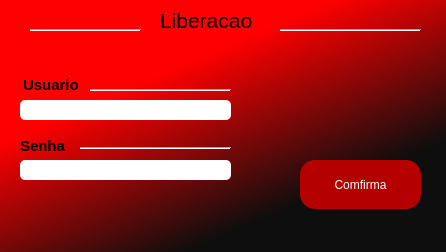
<?xml version="1.0" encoding="UTF-8"?>
<ui version="4.0">
 <class>cancelamento</class>
 <widget class="QMainWindow" name="cancelamento">
  <property name="geometry">
   <rect>
    <x>0</x>
    <y>0</y>
    <width>446</width>
    <height>252</height>
   </rect>
  </property>
  <property name="maximumSize">
   <size>
    <width>446</width>
    <height>252</height>
   </size>
  </property>
  <property name="windowTitle">
   <string>MainWindow</string>
  </property>
  <property name="styleSheet">
   <string notr="true">background-color: qlineargradient(spread:pad, x1:0.386, y1:0.0400909, x2:0.931818, y2:0.756, stop:0.204545 rgba(255, 0, 0, 255), stop:0.869318 rgba(14, 14, 14, 255));</string>
  </property>
  <widget class="QWidget" name="centralwidget">
   <widget class="QLabel" name="label">
    <property name="geometry">
     <rect>
      <x>160</x>
      <y>10</y>
      <width>101</width>
      <height>20</height>
     </rect>
    </property>
    <property name="font">
     <font>
      <pointsize>16</pointsize>
     </font>
    </property>
    <property name="styleSheet">
     <string notr="true">background-color: qlineargradient(spread:pad, x1:0.693, y1:0.432136, x2:1, y2:1, stop:0.204545 rgba(255, 0, 0, 0), stop:0.869318 rgba(14, 14, 14, 0));</string>
    </property>
    <property name="text">
     <string>Liberacao </string>
    </property>
   </widget>
   <widget class="QPushButton" name="comfirma">
    <property name="geometry">
     <rect>
      <x>300</x>
      <y>160</y>
      <width>121</width>
      <height>49</height>
     </rect>
    </property>
    <property name="styleSheet">
     <string notr="true">QPushButton{
	
	background-color: rgb(181, 0, 0);
	color: rgb(255, 255, 255);
	border-radius: 15px;
}
QPushButton:hover{
	background-color: rgb(255, 0, 0);
	color: rgb(255, 255, 255);
	border-radius: 15px;
}
QPushButton:pressed{
	background-color: rgb(255, 255, 255);
	color: rgb(255, 255, 255);
	border-radius: 15px;
}</string>
    </property>
    <property name="text">
     <string>Comfirma</string>
    </property>
   </widget>
   <widget class="QLineEdit" name="usuario">
    <property name="geometry">
     <rect>
      <x>20</x>
      <y>100</y>
      <width>211</width>
      <height>20</height>
     </rect>
    </property>
    <property name="styleSheet">
     <string notr="true">background-color: rgb(255, 255, 255);
border-radius: 5px;</string>
    </property>
   </widget>
   <widget class="QLineEdit" name="senha">
    <property name="geometry">
     <rect>
      <x>20</x>
      <y>160</y>
      <width>211</width>
      <height>20</height>
     </rect>
    </property>
    <property name="styleSheet">
     <string notr="true">background-color: rgb(255, 255, 255);
border-radius: 5px;</string>
    </property>
    <property name="echoMode">
     <enum>QLineEdit::Password</enum>
    </property>
   </widget>
   <widget class="QLabel" name="label_2">
    <property name="geometry">
     <rect>
      <x>23</x>
      <y>74</y>
      <width>61</width>
      <height>21</height>
     </rect>
    </property>
    <property name="font">
     <font>
      <pointsize>11</pointsize>
      <weight>75</weight>
      <bold>true</bold>
     </font>
    </property>
    <property name="styleSheet">
     <string notr="true">background-color: qlineargradient(spread:pad, x1:0.693, y1:0.432136, x2:1, y2:1, stop:0.204545 rgba(255, 0, 0, 0), stop:0.869318 rgba(14, 14, 14, 0));</string>
    </property>
    <property name="text">
     <string>Usuario</string>
    </property>
   </widget>
   <widget class="QLabel" name="label_3">
    <property name="geometry">
     <rect>
      <x>20</x>
      <y>135</y>
      <width>51</width>
      <height>21</height>
     </rect>
    </property>
    <property name="font">
     <font>
      <pointsize>11</pointsize>
      <weight>75</weight>
      <bold>true</bold>
     </font>
    </property>
    <property name="styleSheet">
     <string notr="true">background-color: qlineargradient(spread:pad, x1:0.693, y1:0.432136, x2:1, y2:1, stop:0.204545 rgba(255, 0, 0, 0), stop:0.869318 rgba(14, 14, 14, 0));</string>
    </property>
    <property name="text">
     <string>Senha</string>
    </property>
   </widget>
   <widget class="Line" name="line">
    <property name="geometry">
     <rect>
      <x>280</x>
      <y>20</y>
      <width>141</width>
      <height>20</height>
     </rect>
    </property>
    <property name="styleSheet">
     <string notr="true">background-color: qlineargradient(spread:pad, x1:0.693, y1:0.432136, x2:1, y2:1, stop:0.204545 rgba(255, 0, 0, 0), stop:0.869318 rgba(14, 14, 14, 0));</string>
    </property>
    <property name="orientation">
     <enum>Qt::Horizontal</enum>
    </property>
   </widget>
   <widget class="Line" name="line_2">
    <property name="geometry">
     <rect>
      <x>30</x>
      <y>20</y>
      <width>111</width>
      <height>20</height>
     </rect>
    </property>
    <property name="styleSheet">
     <string notr="true">background-color: qlineargradient(spread:pad, x1:0.693, y1:0.432136, x2:1, y2:1, stop:0.204545 rgba(255, 0, 0, 0), stop:0.869318 rgba(14, 14, 14, 0));</string>
    </property>
    <property name="orientation">
     <enum>Qt::Horizontal</enum>
    </property>
   </widget>
   <widget class="Line" name="line_3">
    <property name="geometry">
     <rect>
      <x>90</x>
      <y>80</y>
      <width>141</width>
      <height>20</height>
     </rect>
    </property>
    <property name="styleSheet">
     <string notr="true">background-color: qlineargradient(spread:pad, x1:0.693, y1:0.432136, x2:1, y2:1, stop:0.204545 rgba(255, 0, 0, 0), stop:0.869318 rgba(14, 14, 14, 0));</string>
    </property>
    <property name="orientation">
     <enum>Qt::Horizontal</enum>
    </property>
   </widget>
   <widget class="Line" name="line_4">
    <property name="geometry">
     <rect>
      <x>80</x>
      <y>140</y>
      <width>151</width>
      <height>16</height>
     </rect>
    </property>
    <property name="styleSheet">
     <string notr="true">background-color: qlineargradient(spread:pad, x1:0.693, y1:0.432136, x2:1, y2:1, stop:0.204545 rgba(255, 0, 0, 0), stop:0.869318 rgba(14, 14, 14, 0));</string>
    </property>
    <property name="orientation">
     <enum>Qt::Horizontal</enum>
    </property>
   </widget>
  </widget>
  <widget class="QMenuBar" name="menubar">
   <property name="geometry">
    <rect>
     <x>0</x>
     <y>0</y>
     <width>446</width>
     <height>21</height>
    </rect>
   </property>
  </widget>
 </widget>
 <resources/>
 <connections/>
</ui>
